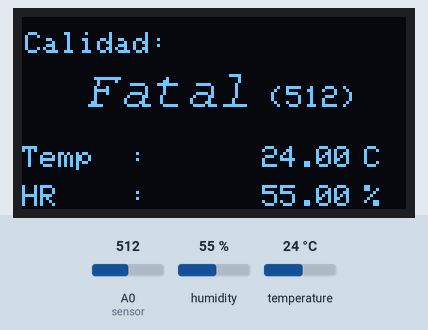
Recording of a sketch running on a simulated Arduino Uno, built with avr-gcc and run on an emulated ATmega328P. On the bench: 128×64 one-colour display. Inputs (shaded band) come from the test bench; at power-on: A0 (sensor) = 512, humidity 55 %, temperature 24 °C. What the sketch prints to the serial monitor is not drawn.

Above: at 7.3 s.
7.4 s: A0 (sensor) set to 358
At 8.9 s:
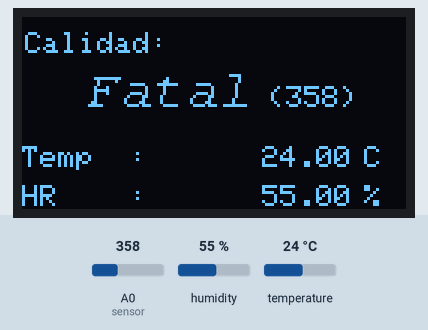
9.3 s: A0 (sensor) set to 337
At 10.3 s:
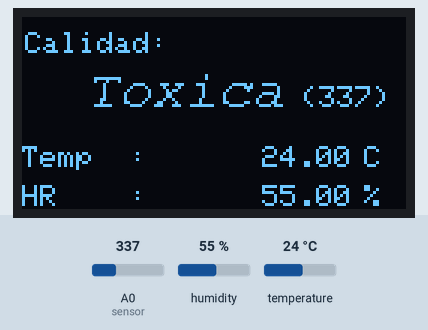
11.0 s: A0 (sensor) set to 215
At 11.7 s:
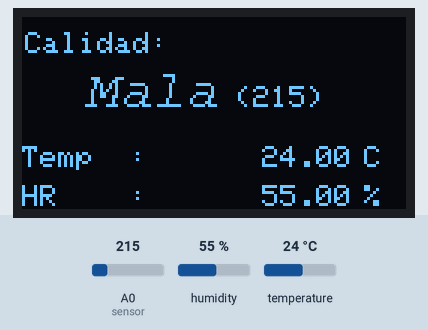
12.6 s: A0 (sensor) set to 235
At 13.2 s:
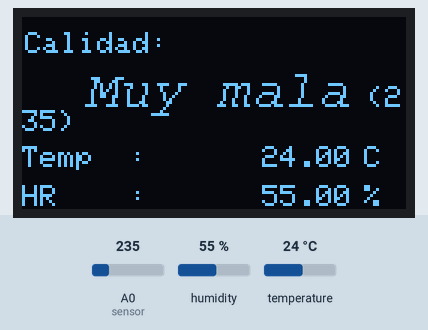
14.3 s: A0 (sensor) set to 171
At 15.7 s:
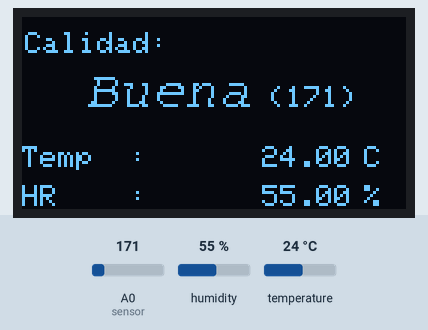
16.0 s: humidity set to 22 %
At 17.2 s:
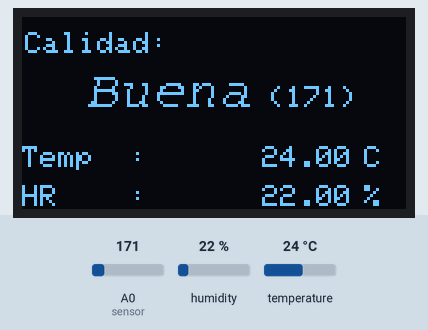
Timing chart, 0 to 18.7 s (numbered marks = the images above; inputs shaded):
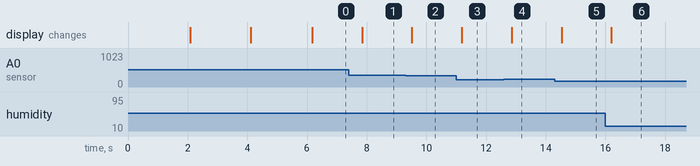

Measured:
- the behaviour switches between 350 and 349 on A0 (sensor) (found by bisection; images 1 and 2)
- after the input at 7.4 s, the display: changes after 0.44 s (image 1)
- after the input at 9.3 s, the display: changes after 0.22 s (image 2)
- after the input at 11.0 s, the display: changes after 0.19 s (image 3)
- after the input at 12.6 s, the display: changes after 0.26 s (image 4)
- after the input at 14.3 s, the display: changes after 0.23 s (image 5)
- after the input at 16.0 s, the display: changes after 0.20 s (image 6)

The sketch:

air_quality.ino
```cpp
#include <SPI.h>
#include <Wire.h>
#include <Adafruit_GFX.h>
#include <Adafruit_SH110X.h>
#include <Fonts/FreeSans9pt7b.h>
#include <Fonts/FreeMonoOblique9pt7b.h>

// ADIDAX
#include <dht11.h>
#define DHT11PIN 2
dht11 DHT11;

#define SCREEN_WIDTH 128  // OLED display width, in pixels
#define SCREEN_HEIGHT 64  // OLED display height, in pixels
#define i2c_Address 0x3c //initialize with the I2C addr 0x3C Typically eBay OLED's
#define OLED_RESET 4  // Reset pin # (or -1 if sharing Arduino reset pin)

Adafruit_SH1106G display = Adafruit_SH1106G(SCREEN_WIDTH, SCREEN_HEIGHT, &Wire, OLED_RESET);

#define sensor A0

int gasLevel = 0;  //int variable for gas level
String quality = "";


void readDHTSensor() {
  int chk = DHT11.read(DHT11PIN);

  // Serial.print("Humidity (%): ");
  float h = (float)DHT11.humidity;

  // Serial.print("Temperature  (C): ");
  float t = (float)DHT11.temperature;

  Serial.print("Humedad: ");
  Serial.println(h);
  Serial.print("Temp: ");
  Serial.println(t);
  if (isnan(h) || isnan(t)) {
    Serial.println("Failed  to read from DHT sensor!");
    return;
  }

  display.setTextColor(SH110X_WHITE);
  display.setTextSize(1);
  display.setFont();
  display.setCursor(0, 43);
  display.println("Temp  :");
  display.setCursor(80, 43);
  display.println(t);
  display.setCursor(114, 43);
  display.println("C");
  display.setCursor(0, 56);
  display.println("HR    :");
  display.setCursor(80, 56);
  display.println(h);
  display.setCursor(114, 56);
  display.println("%");

}

void readGasSensor() {
  gasLevel = analogRead(sensor);

  Serial.print("Gas level: ");
  Serial.println(gasLevel);

  if (gasLevel < 181) {
    quality = " Buena";
  } else if (gasLevel > 181 && gasLevel < 225) {
    quality = " Mala";
  } else if (gasLevel > 225 && gasLevel < 300) {
    quality = " Muy mala";
  } else if (gasLevel > 300 && gasLevel < 350) {
    quality = " Toxica";
  } else {
    quality = " Fatal";
  }


  display.setTextColor(SH110X_WHITE);
  display.setTextSize(1);
  display.setCursor(1, 5);
  display.println("Calidad:");
  display.setTextSize(1);
  display.setCursor(10, 23);
  display.setFont(&FreeMonoOblique9pt7b);
  display.print(quality);
  display.setFont();
  display.print(" (");
  display.print(gasLevel);
  display.print(")");
}

void twoSentenceDisplay(int sizeOne, char* textOne, int sizeTwo, char* textTwo) {
  display.clearDisplay();
  display.setTextColor(SH110X_WHITE);
  display.setTextSize(sizeOne);
  display.setCursor(1, 5);
  display.println(textOne);

  display.setTextSize(sizeTwo);
  display.setCursor(1, 31);
  display.println(textTwo);
  display.display();
  delay(2000);
}

void setup() {
  Serial.begin(9600);
  pinMode(sensor, INPUT);
  if (!display.begin(i2c_Address, true)){ // Address 0x3C default
    Serial.println(F("SSD1306 allocation failed"));
  }

  twoSentenceDisplay(2, "Air", 1, "Quality monitor");
  twoSentenceDisplay(1, "Alvaro Piorno", 1, "Lucas Matwiejczuk");
  twoSentenceDisplay(2, "Arduino", 3, "UNQ");
}

void loop() {
  display.clearDisplay();
  readGasSensor();
  readDHTSensor();
  display.display();
  delay(500);
}
```
